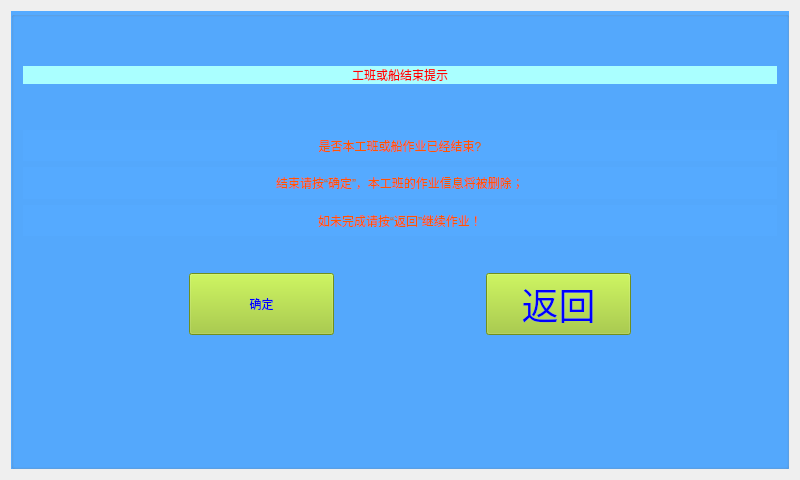
<?xml version="1.0" encoding="UTF-8"?>
<ui version="4.0">
 <class>CompleteWork</class>
 <widget class="QWidget" name="CompleteWork">
  <property name="geometry">
   <rect>
    <x>0</x>
    <y>0</y>
    <width>800</width>
    <height>480</height>
   </rect>
  </property>
  <property name="windowTitle">
   <string>Form</string>
  </property>
  <layout class="QGridLayout" name="gridLayout">
   <item row="0" column="0">
    <widget class="QGroupBox" name="groupBox">
     <property name="styleSheet">
      <string notr="true">background-color: rgb(85, 170, 255);
border-color: rgb(170, 255, 255);</string>
     </property>
     <layout class="QVBoxLayout" name="verticalLayout">
      <item>
       <spacer name="verticalSpacer_5">
        <property name="orientation">
         <enum>Qt::Vertical</enum>
        </property>
        <property name="sizeType">
         <enum>QSizePolicy::Maximum</enum>
        </property>
        <property name="sizeHint" stdset="0">
         <size>
          <width>20</width>
          <height>40</height>
         </size>
        </property>
       </spacer>
      </item>
      <item>
       <widget class="QLabel" name="label">
        <property name="styleSheet">
         <string notr="true">border-color: rgb(170, 255, 255);
color: rgb(255, 0, 0);
background-color: rgb(170, 255, 255);
font: 75 38pt &quot;黑体&quot;;</string>
        </property>
        <property name="text">
         <string>工班或船结束提示</string>
        </property>
        <property name="alignment">
         <set>Qt::AlignCenter</set>
        </property>
       </widget>
      </item>
      <item>
       <spacer name="verticalSpacer_6">
        <property name="orientation">
         <enum>Qt::Vertical</enum>
        </property>
        <property name="sizeType">
         <enum>QSizePolicy::MinimumExpanding</enum>
        </property>
        <property name="sizeHint" stdset="0">
         <size>
          <width>20</width>
          <height>40</height>
         </size>
        </property>
       </spacer>
      </item>
      <item>
       <widget class="QLabel" name="label_2">
        <property name="sizePolicy">
         <sizepolicy hsizetype="Preferred" vsizetype="Expanding">
          <horstretch>0</horstretch>
          <verstretch>0</verstretch>
         </sizepolicy>
        </property>
        <property name="styleSheet">
         <string notr="true">color: rgb(255, 85, 0);
font: 75 25pt &quot;楷体_GB2312&quot;;</string>
        </property>
        <property name="text">
         <string>是否本工班或船作业已经结束?</string>
        </property>
        <property name="alignment">
         <set>Qt::AlignCenter</set>
        </property>
       </widget>
      </item>
      <item>
       <widget class="QLabel" name="label_3">
        <property name="sizePolicy">
         <sizepolicy hsizetype="Preferred" vsizetype="Expanding">
          <horstretch>0</horstretch>
          <verstretch>0</verstretch>
         </sizepolicy>
        </property>
        <property name="styleSheet">
         <string notr="true">color: rgb(255, 85, 0);
font: 75 25pt &quot;楷体_GB2312&quot;;</string>
        </property>
        <property name="text">
         <string>结束请按“确定”，本工班的作业信息将被删除；</string>
        </property>
        <property name="alignment">
         <set>Qt::AlignCenter</set>
        </property>
       </widget>
      </item>
      <item>
       <widget class="QLabel" name="label_4">
        <property name="sizePolicy">
         <sizepolicy hsizetype="Preferred" vsizetype="Expanding">
          <horstretch>0</horstretch>
          <verstretch>0</verstretch>
         </sizepolicy>
        </property>
        <property name="styleSheet">
         <string notr="true">color: rgb(255, 85, 0);
font: 75 25pt &quot;楷体_GB2312&quot;;</string>
        </property>
        <property name="text">
         <string>如未完成请按“返回”继续作业！</string>
        </property>
        <property name="alignment">
         <set>Qt::AlignCenter</set>
        </property>
       </widget>
      </item>
      <item>
       <spacer name="verticalSpacer_9">
        <property name="orientation">
         <enum>Qt::Vertical</enum>
        </property>
        <property name="sizeType">
         <enum>QSizePolicy::MinimumExpanding</enum>
        </property>
        <property name="sizeHint" stdset="0">
         <size>
          <width>20</width>
          <height>10</height>
         </size>
        </property>
       </spacer>
      </item>
      <item>
       <layout class="QHBoxLayout" name="horizontalLayout">
        <item>
         <spacer name="verticalSpacer_7">
          <property name="orientation">
           <enum>Qt::Vertical</enum>
          </property>
          <property name="sizeType">
           <enum>QSizePolicy::MinimumExpanding</enum>
          </property>
          <property name="sizeHint" stdset="0">
           <size>
            <width>20</width>
            <height>40</height>
           </size>
          </property>
         </spacer>
        </item>
        <item>
         <spacer name="horizontalSpacer">
          <property name="orientation">
           <enum>Qt::Horizontal</enum>
          </property>
          <property name="sizeType">
           <enum>QSizePolicy::Expanding</enum>
          </property>
          <property name="sizeHint" stdset="0">
           <size>
            <width>40</width>
            <height>20</height>
           </size>
          </property>
         </spacer>
        </item>
        <item>
         <widget class="QPushButton" name="SureBtn">
          <property name="sizePolicy">
           <sizepolicy hsizetype="Expanding" vsizetype="MinimumExpanding">
            <horstretch>0</horstretch>
            <verstretch>0</verstretch>
           </sizepolicy>
          </property>
          <property name="focusPolicy">
           <enum>Qt::NoFocus</enum>
          </property>
          <property name="styleSheet">
           <string notr="true">color: rgb(0, 0, 255);
background-color: rgb(155, 200, 40);
font: 28pt &quot;黑体&quot;;</string>
          </property>
          <property name="text">
           <string>确定</string>
          </property>
         </widget>
        </item>
        <item>
         <spacer name="horizontalSpacer_2">
          <property name="orientation">
           <enum>Qt::Horizontal</enum>
          </property>
          <property name="sizeType">
           <enum>QSizePolicy::Expanding</enum>
          </property>
          <property name="sizeHint" stdset="0">
           <size>
            <width>40</width>
            <height>20</height>
           </size>
          </property>
         </spacer>
        </item>
        <item>
         <widget class="QPushButton" name="BackToWorkBtn_Co">
          <property name="sizePolicy">
           <sizepolicy hsizetype="Expanding" vsizetype="Expanding">
            <horstretch>0</horstretch>
            <verstretch>0</verstretch>
           </sizepolicy>
          </property>
          <property name="font">
           <font>
            <family>黑体</family>
            <pointsize>28</pointsize>
            <weight>50</weight>
            <italic>false</italic>
            <bold>false</bold>
           </font>
          </property>
          <property name="focusPolicy">
           <enum>Qt::NoFocus</enum>
          </property>
          <property name="styleSheet">
           <string notr="true">color: rgb(0, 0, 255);
background-color: rgb(155, 200, 40);
font: 28pt &quot;黑体&quot;;</string>
          </property>
          <property name="text">
           <string>返回</string>
          </property>
         </widget>
        </item>
        <item>
         <spacer name="horizontalSpacer_3">
          <property name="orientation">
           <enum>Qt::Horizontal</enum>
          </property>
          <property name="sizeType">
           <enum>QSizePolicy::Expanding</enum>
          </property>
          <property name="sizeHint" stdset="0">
           <size>
            <width>40</width>
            <height>20</height>
           </size>
          </property>
         </spacer>
        </item>
       </layout>
      </item>
      <item>
       <spacer name="verticalSpacer_2">
        <property name="orientation">
         <enum>Qt::Vertical</enum>
        </property>
        <property name="sizeHint" stdset="0">
         <size>
          <width>20</width>
          <height>40</height>
         </size>
        </property>
       </spacer>
      </item>
      <item>
       <spacer name="verticalSpacer">
        <property name="orientation">
         <enum>Qt::Vertical</enum>
        </property>
        <property name="sizeHint" stdset="0">
         <size>
          <width>20</width>
          <height>40</height>
         </size>
        </property>
       </spacer>
      </item>
      <item>
       <spacer name="verticalSpacer_8">
        <property name="orientation">
         <enum>Qt::Vertical</enum>
        </property>
        <property name="sizeType">
         <enum>QSizePolicy::MinimumExpanding</enum>
        </property>
        <property name="sizeHint" stdset="0">
         <size>
          <width>668</width>
          <height>42</height>
         </size>
        </property>
       </spacer>
      </item>
     </layout>
    </widget>
   </item>
  </layout>
 </widget>
 <resources/>
 <connections/>
</ui>
